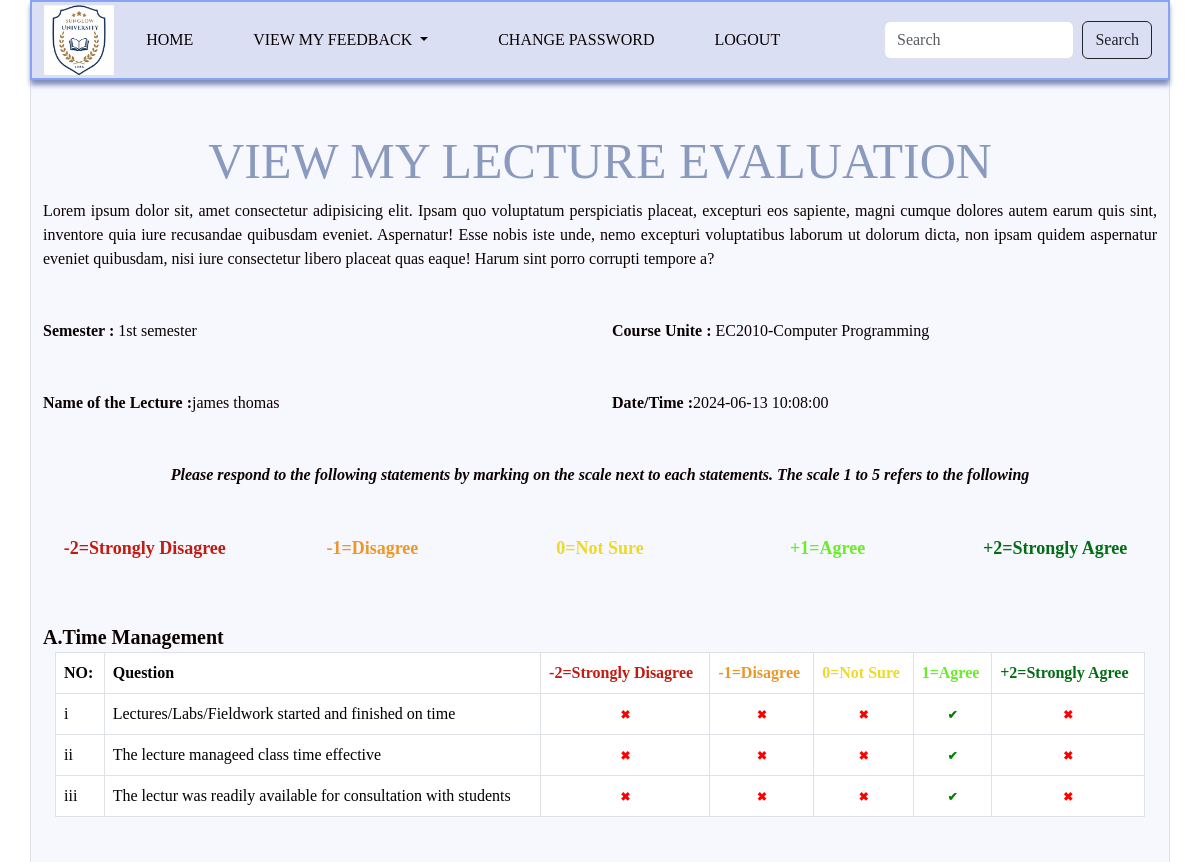
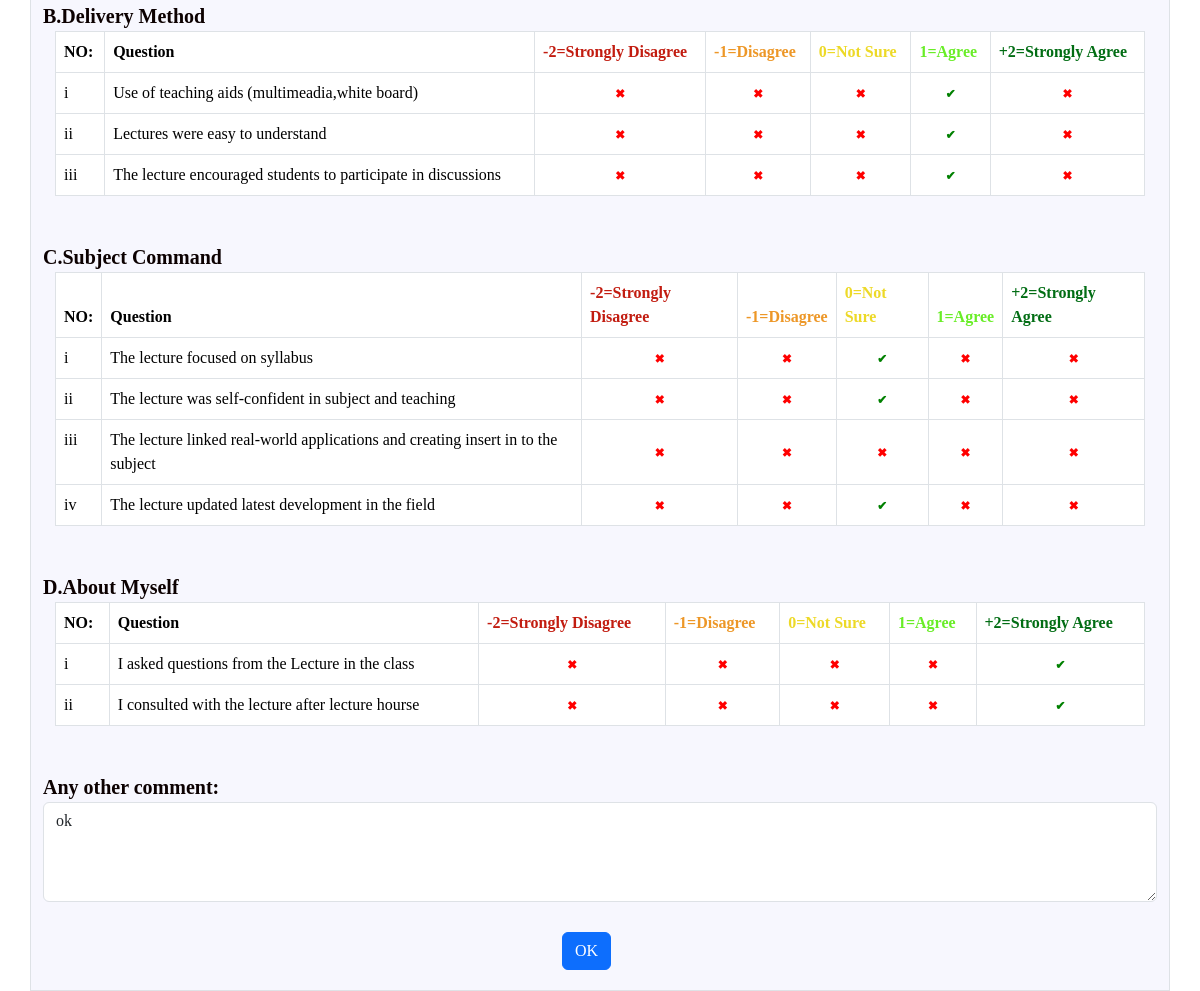
Page /feedback_management/viewlecfeedback2.php?id=1 on the committed database (2 pictures, top to bottom).
### tables this page shows
CREATE TABLE `lecture_feedback` (
  `Id` int(50) NOT NULL,
  `Semester` enum('1st semester','2nd semester','3rd semester','4th semester','5th semester','6th semester','7th semester','8th semester') NOT NULL,
  `User_Name` varchar(100) NOT NULL,
  `Lecture_Name` varchar(250) NOT NULL,
  `Course_Code` varchar(200) NOT NULL,
  `A_1` enum('-2','-1','0','1','2') NOT NULL,
  `A_2` enum('-2','-1','0','1','2') NOT NULL,
  `A_3` enum('-2','-1','0','1','2') NOT NULL,
  `B_1` enum('-2','-1','0','1','2') NOT NULL,
  `B_2` enum('-2','-1','0','1','2') NOT NULL,
  `B_3` enum('-2','-1','0','1','2') NOT NULL,
  `C_1` enum('-2','-1','0','1','2') NOT NULL,
  `C_2` enum('-2','-1','0','1','2') NOT NULL,
  `C_3` enum('-2','-1','0','1','2') NOT NULL,
  `C_4` enum('-2','-1','0','1','2') NOT NULL,
  `D_1` enum('-2','-1','0','1','2') NOT NULL,
  `D_2` enum('-2','-1','0','1','2') NOT NULL,
  `Other_Comment` varchar(1000) DEFAULT NULL,
  `Date_Time` timestamp NOT NULL DEFAULT current_timestamp()
);

### feedback_management/viewlecfeedback2.php (the view, shortened to what the rows shown need)
<?php
$servername = "localhost";
$username = "root";
$password = "";
$database = "student_feedback_management_system";
$connection = new mysqli($servername, $username, $password, $database);
$Semester = "";
$Course_Code = "";
$Lecture_Name = "";
$Date_Time = "";
$Other_Comment = "";
if ($_SERVER['REQUEST_METHOD'] == 'GET') {
    $Id = $_GET["id"];
    $sql = "SELECT * FROM Lecture_feedback  WHERE id = '$Id';";
    $result = $connection->query($sql);
    $row = $result->fetch_assoc();
   $Semester = $row["Semester"];
   $Course_Code = $row["Course_Code"];
   $Lecture_Name = $row["Lecture_Name"];
   $Date_Time = $row["Date_Time"];
   $Other_Comment = $row["Other_Comment"];
}
?>
<!DOCTYPE html>
<html >
    <head>
    <link href="https://cdn.jsdelivr.net/npm/bootstrap@5.3.2/dist/css/bootstrap.min.css" rel="stylesheet">
    <link href="https://cdn.jsdelivr.net/npm/bootstrap@5.3.3/dist/css/bootstrap.min.css" rel="stylesheet">
    <link rel="stylesheet" type="text/css" href="css/viewcoursefeedback.css">
</head>
   <body class="body">
  <div class="container border" style="background-color: rgba(123, 115, 231, 0.06);padding-bottom: 20px;">
             <h1 style="text-align: center; font-size: 50px; color: #8a9abf; padding-top: 50px;">VIEW MY LECTURE EVALUATION</h1>
             <form  class="form-container" >
                <div class="row font my-5" >
                   <div class=" col-6">
                       <div><b>Semester :</b>
                         <?php echo $Semester; ?>
                     </div>
                   </div>
                   <div class="col-6">
                         <div><b>Course Unite : </b><?php echo $Course_Code; ?></div>
                   </div>
               </div>
               <div class="row my-4 font" >
                       <div class=" col-6">
                          <div><b>Name of the Lecture :</b><?php echo $Lecture_Name; ?></div>
                       </div>
                       <div class="col-6">
                          <div><b>Date/Time :</b><?php echo $Date_Time; ?></div>
                       </div>
               </div>
             <div class="container con">
                 <div class="row" >
                   <div class="col-12">
                     <table class="table table-bordered">
                       <thead >
                         <tr>
                           <th scope="col-1">NO:</th>
                           <th scope="col-6">Question</th>
                           <th scope="col-1" style="color: rgb(194, 28, 16);">-2=Strongly Disagree</th>
                           <th scope="col-1" style="color: rgb(237, 151, 39);">-1=Disagree</th>
                           <th scope="col-1" style="color: rgb(237, 217, 39);">0=Not Sure</th>
                           <th scope="col-1" style="color: rgb(105, 237, 39);">1=Agree</th>
                           <th scope="col-1" style="color: rgb(2, 109, 20);">+2=Strongly Agree</th>
                         </tr>
                       </thead>
                     </table>
                   </div>
                 </div>
             </div>
             <div class="container con">
                 <div class="row" >
                   <div class="col-12">
                     <table class="table table-bordered">
                       <thead >
                         <tr>
                           <th scope="col-1">NO:</th>
                           <th scope="col-6">Question</th>
                           <th scope="col-1" style="color: rgb(194, 28, 16);">-2=Strongly Disagree</th>
                           <th scope="col-1" style="color: rgb(237, 151, 39);">-1=Disagree</th>
                           <th scope="col-1" style="color: rgb(237, 217, 39);">0=Not Sure</th>
                           <th scope="col-1" style="color: rgb(105, 237, 39);">1=Agree</th>
                           <th scope="col-1" style="color: rgb(2, 109, 20);">+2=Strongly Agree</th>
                         </tr>
                       </thead>
                     </table>
                   </div>
                 </div>
             </div>
             <div class="container con">
                 <div class="row" >
                   <div class="col-12">
                     <table class="table table-bordered">
                       <thead >
                         <tr>
                           <th scope="col-1">NO:</th>
                           <th scope="col-6">Question</th>
                           <th scope="col-1" style="color: rgb(194, 28, 16);">-2=Strongly Disagree</th>
                           <th scope="col-1" style="color: rgb(237, 151, 39);">-1=Disagree</th>
                           <th scope="col-1" style="color: rgb(237, 217, 39);">0=Not Sure</th>
                           <th scope="col-1" style="color: rgb(105, 237, 39);">1=Agree</th>
                           <th scope="col-1" style="color: rgb(2, 109, 20);">+2=Strongly Agree</th>
                         </tr>
                       </thead>
                     </table>
                   </div>
                 </div>
             </div>
             <div class="container con">
                 <div class="row" >
                   <div class="col-12">
                     <table class="table table-bordered">
                       <thead >
                         <tr>
                           <th scope="col-1">NO:</th>
                           <th scope="col-6">Question</th>
                           <th scope="col-1" style="color: rgb(194, 28, 16);">-2=Strongly Disagree</th>
                           <th scope="col-1" style="color: rgb(237, 151, 39);">-1=Disagree</th>
                           <th scope="col-1" style="color: rgb(237, 217, 39);">0=Not Sure</th>
                           <th scope="col-1" style="color: rgb(105, 237, 39);">1=Agree</th>
                           <th scope="col-1" style="color: rgb(2, 109, 20);">+2=Strongly Agree</th>
                         </tr>
                       </thead>
                     </table>
                   </div>
                 </div>
             </div>
             <div class=" font" style="font-size:20px;font-weight: bold;margin-top: 30px;"><b>Any other comment: </b><textarea class="form-control" type="text" placeholder="Type your comment..." rows="3" style="height: 100px;" name="Other_Comment" required><?php echo $Other_Comment; ?></textarea></div>
         </form>
   </div>
   </body>
</html>

### rows in the picture
lecture_feedback: Semester "1st semester", Course_Code "EC2010-Computer Programming", Lecture_Name "james thomas", Date_Time "2024-06-13 10:08:00", Other_Comment "ok"
